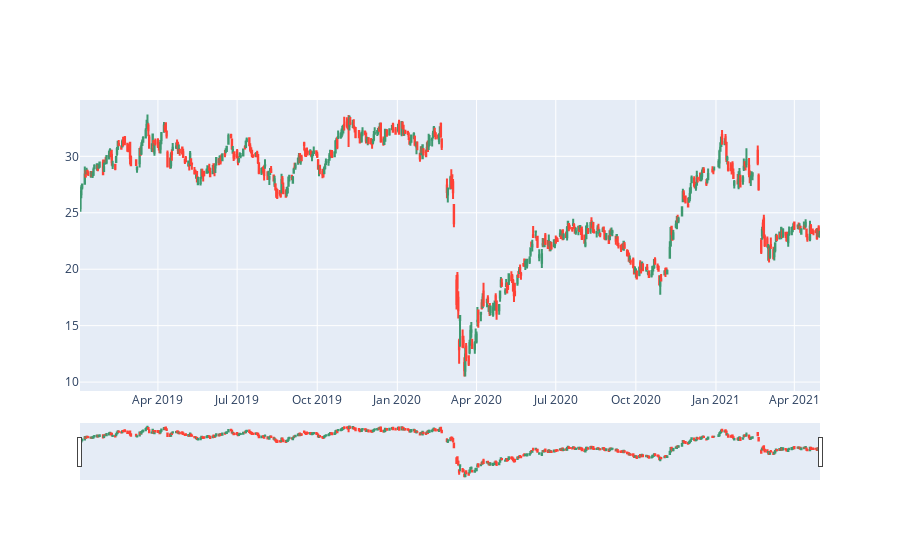

Source (notebook cell):
### Code cell
plotHistorico(Petrobras)

### Figure 1 — Plotly figure (JSON) as saved in the notebook; plotly's stock layout.template omitted (floating-point values rounded to 4 significant figures; data arrays with more than 128 entries replaced by an {"elided": "..."} marker saying what was removed)
{"data": [{"close": {"elided": "573 float values"}, "high": {"elided": "573 float values"}, "low": {"elided": "573 float values"}, "open": {"elided": "573 float values"}, "type": "candlestick", "x": {"elided": "573 str values"}}], "layout": {}}
